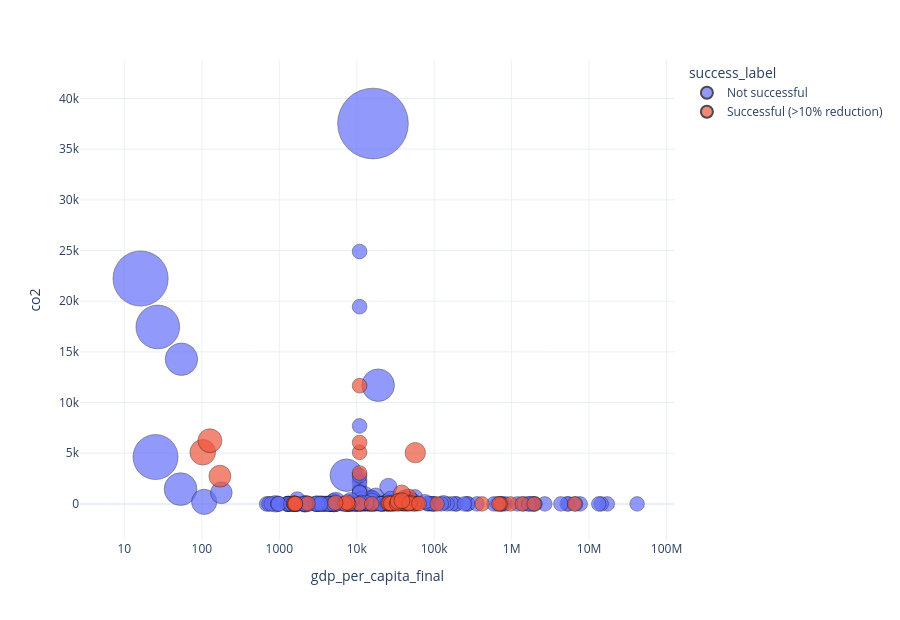

This figure's notebook cell:
### Markdown cell above
### Chart 7. Population Scale Amplifies Emissions Even at Moderate Income Levels
Observed pattern: Large-population countries occupy high-impact emission space in bubble analysis.
WHY: Total emissions reflect both per-capita intensity and population scale.
IMPLICATION: Effective mitigation strategy must be scale-aware, not only per-capita focused.

### Code cell
import numpy as np

# Filter for countries with complete data for population bubble analysis
sc7_plot = latest_df[
    (latest_df['population'].notna())
    & (latest_df['gdp_per_capita_final'].notna())
    & (latest_df['co2'].notna())
    & (latest_df['success_label'].notna())
].copy()

# Normalize population (0–1)
pop_norm = sc7_plot['population'] / sc7_plot['population'].max()

# Smaller minimum size (e.g., 2) + controlled scaling
sc7_plot['pop_scaled'] = pop_norm * 45 + 2

fig = px.scatter(
    sc7_plot,
    x='gdp_per_capita_final',
    y='co2',
    size='pop_scaled',
    color='success_label',
    hover_name='country',
    log_x=True,
    size_max=50,
)

fig.update_traces(marker=dict(opacity=0.7))
fig.update_layout(template='plotly_white', height=620)
fig.update_traces(marker=dict(opacity=0.7, line=dict(width=0.5, color='black')))
fig.show()

### Figure 1 — Plotly figure (JSON) as saved in the notebook; plotly's stock layout.template omitted (floating-point values rounded to 4 significant figures; data arrays with more than 128 entries replaced by an {"elided": "..."} marker saying what was removed)
{"data": [{"hovertemplate": "<b>%{hovertext}</b><br><br>success_label=Not successful<br>gdp_per_capita_final=%{x}<br>co2=%{y}<br>pop_scaled=%{marker.size}<extra></extra>", "hovertext": {"elided": "193 str values"}, "legendgroup": "Not successful", "marker": {"color": "#636efa", "line": {"color": "black", "width": 0.5}, "opacity": 0.7, "size": {"elided": "193 float values"}, "sizemode": "area", "sizeref": 0.0188, "symbol": "circle"}, "mode": "markers", "name": "Not successful", "orientation": "v", "showlegend": true, "type": "scatter", "x": {"elided": "193 float values"}, "xaxis": "x", "y": {"elided": "193 float values"}, "yaxis": "y"}, {"hovertemplate": "<b>%{hovertext}</b><br><br>success_label=Successful (>10% reduction)<br>gdp_per_capita_final=%{x}<br>co2=%{y}<br>pop_scaled=%{marker.size}<extra></extra>", "hovertext": ["Andorra", "Antarctica", "Aruba", "Belgium", "Croatia", "Curacao", "Czechia", "Denmark", "Estonia", "Eswatini", "Europe", "Europe (GCP)", "European Union (27)", "European Union (28)", "Finland", "France", "Germany", "Greece", "Greenland", "Hong Kong", "Hungary", "Ireland", "Italy", "Jamaica", "Japan", "Liechtenstein", "Luxembourg", "Macao", "Malta", "Micronesia (country)", "Nauru", "Netherlands", "North America", "North America (GCP)", "North Korea", "North Macedonia", "OECD (GCP)", "Portugal", "Romania", "Slovakia", "Slovenia", "Spain", "Sweden", "Switzerland", "Syria", "Ukraine", "United Kingdom", "United States", "Venezuela", "Yemen", "Zimbabwe"], "legendgroup": "Successful (>10% reduction)", "marker": {"color": "#EF553B", "line": {"color": "black", "width": 0.5}, "opacity": 0.7, "size": [2.0, 2.04, 2.001, 2.065, 2.022, 2.001, 2.06, 2.033, 2.008, 2.007, 6.198, 2.04, 4.52, 2.04, 2.031, 2.372, 2.472, 2.058, 2.0, 2.042, 2.054, 2.029, 2.334, 2.016, 2.701, 2.0, 2.004, 2.004, 2.003, 2.001, 2.0, 2.1, 5.39, 2.04, 2.148, 2.01, 2.04, 2.058, 2.108, 2.031, 2.012, 2.268, 2.059, 2.049, 2.126, 2.23, 2.382, 3.916, 2.158, 2.214, 2.09], "sizemode": "area", "sizeref": 0.0188, "symbol": "circle"}, "mode": "markers", "name": "Successful (>10% reduction)", "orientation": "v", "showlegend": true, "type": "scatter", "x": [964500.0, 10890.0, 713400.0, 42060.0, 26180.0, 414900.0, 32130.0, 50730.0, 29630.0, 7872.0, 102.8, 10890.0, 171.2, 10890.0, 40610.0, 40310.0, 46500.0, 25340.0, 1373000.0, 47780.0, 29470.0, 60350.0, 35830.0, 7051.0, 38200.0, 1955000.0, 55300.0, 109200.0, 34640.0, 685800.0, 6504000.0, 49130.0, 127.2, 10890.0, 1538.0, 15630.0, 10890.0, 28390.0, 26330.0, 27470.0, 32800.0, 33980.0, 47120.0, 63620.0, 2331.0, 7532.0, 38360.0, 57080.0, 5305.0, 1592.0, 1612.0], "xaxis": "x", "y": [0.423, 0.0, 0.888, 88.92, 17.59, 2.209, 95.04, 29.09, 11.97, 1.028, 5096.0, 5096.0, 2737.0, 3048.0, 36.34, 295.3, 667.8, 57.61, 0.587, 30.76, 45.27, 36.68, 340.1, 7.908, 1030.0, 0.128, 7.274, 1.049, 1.774, 0.145, 0.059, 127.5, 6236.0, 6058.0, 56.29, 7.352, 11660.0, 40.72, 73.19, 31.59, 12.73, 234.2, 36.34, 32.95, 31.42, 143.0, 311.1, 5055.0, 108.4, 10.4, 12.23], "yaxis": "y"}], "layout": {"height": 620, "legend": {"itemsizing": "constant", "title": {"text": "success_label"}, "tracegroupgap": 0}, "margin": {"t": 60}, "xaxis": {"anchor": "y", "domain": [0, 1], "title": {"text": "gdp_per_capita_final"}, "type": "log"}, "yaxis": {"anchor": "x", "domain": [0, 1], "title": {"text": "co2"}}}}
